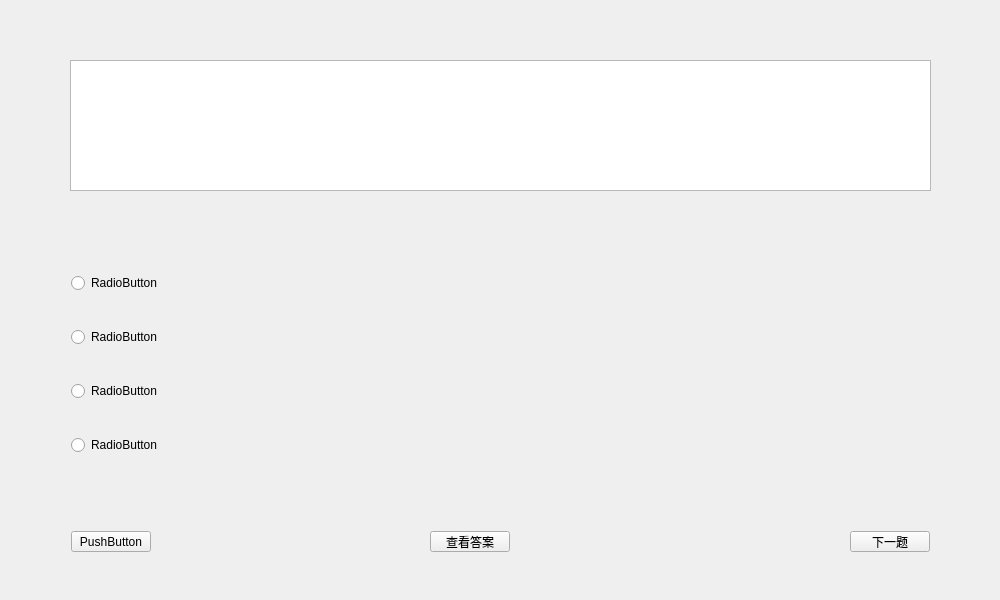
<?xml version="1.0" encoding="UTF-8"?>
<ui version="4.0">
 <class>Widget</class>
 <widget class="QWidget" name="Widget">
  <property name="geometry">
   <rect>
    <x>0</x>
    <y>0</y>
    <width>1000</width>
    <height>600</height>
   </rect>
  </property>
  <property name="windowTitle">
   <string>Widget</string>
  </property>
  <widget class="QTextEdit" name="textEdit">
   <property name="geometry">
    <rect>
     <x>70</x>
     <y>60</y>
     <width>861</width>
     <height>131</height>
    </rect>
   </property>
   <property name="mouseTracking">
    <bool>false</bool>
   </property>
   <property name="readOnly">
    <bool>true</bool>
   </property>
   <property name="acceptRichText">
    <bool>false</bool>
   </property>
   <property name="textInteractionFlags">
    <set>Qt::NoTextInteraction</set>
   </property>
  </widget>
  <widget class="QPushButton" name="pushButton">
   <property name="geometry">
    <rect>
     <x>850</x>
     <y>531</y>
     <width>80</width>
     <height>21</height>
    </rect>
   </property>
   <property name="text">
    <string>下一题</string>
   </property>
  </widget>
  <widget class="QPushButton" name="pushButton_2">
   <property name="geometry">
    <rect>
     <x>71</x>
     <y>531</y>
     <width>80</width>
     <height>21</height>
    </rect>
   </property>
   <property name="text">
    <string>PushButton</string>
   </property>
  </widget>
  <widget class="QPushButton" name="pushButton_3">
   <property name="geometry">
    <rect>
     <x>430</x>
     <y>531</y>
     <width>80</width>
     <height>21</height>
    </rect>
   </property>
   <property name="text">
    <string>查看答案</string>
   </property>
  </widget>
  <widget class="QWidget" name="">
   <property name="geometry">
    <rect>
     <x>71</x>
     <y>245</y>
     <width>861</width>
     <height>241</height>
    </rect>
   </property>
   <layout class="QVBoxLayout" name="verticalLayout">
    <item>
     <widget class="QRadioButton" name="radioButton">
      <property name="text">
       <string>RadioButton</string>
      </property>
      <attribute name="buttonGroup">
       <string notr="true">buttonGroup</string>
      </attribute>
     </widget>
    </item>
    <item>
     <widget class="QRadioButton" name="radioButton_2">
      <property name="text">
       <string>RadioButton</string>
      </property>
      <attribute name="buttonGroup">
       <string notr="true">buttonGroup</string>
      </attribute>
     </widget>
    </item>
    <item>
     <widget class="QRadioButton" name="radioButton_3">
      <property name="text">
       <string>RadioButton</string>
      </property>
      <attribute name="buttonGroup">
       <string notr="true">buttonGroup</string>
      </attribute>
     </widget>
    </item>
    <item>
     <widget class="QRadioButton" name="radioButton_4">
      <property name="text">
       <string>RadioButton</string>
      </property>
      <attribute name="buttonGroup">
       <string notr="true">buttonGroup</string>
      </attribute>
     </widget>
    </item>
   </layout>
  </widget>
 </widget>
 <resources/>
 <connections/>
 <buttongroups>
  <buttongroup name="buttonGroup"/>
 </buttongroups>
</ui>
